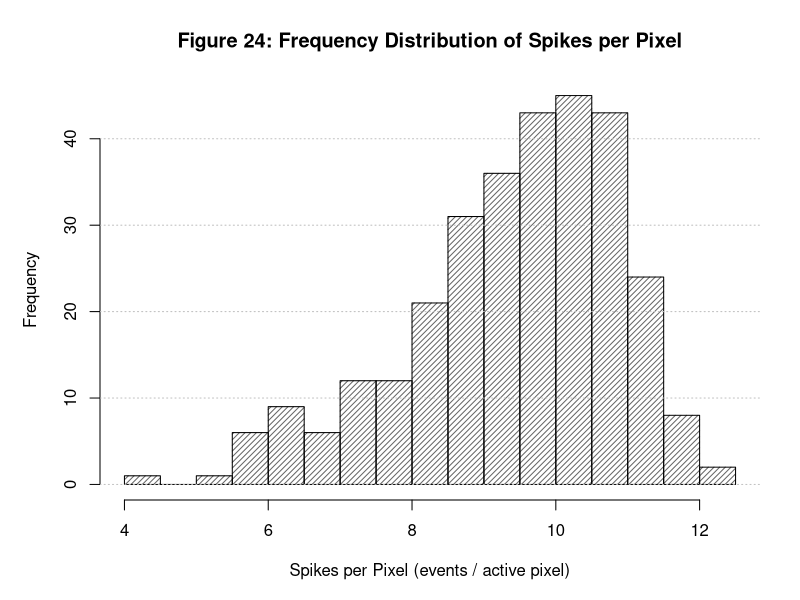

This chart was generated by the following R code:
# =====================================================================
# Figure 24: Distribution of Spikes per Pixel (Descriptive) - B&W / Print-Optimized
# =====================================================================

dir.create("figures", showWarnings = FALSE)
nmnist_data <- read.csv("nmnist_features.csv")

cat("Generating Figure 24: Histogram of Spikes Per Pixel...\n")
png("figures/fig24_spikes_per_pixel_hist.png", width = 2400, height = 1800, res = 300)
par(mar = c(5, 5, 4, 2))

hist(nmnist_data$spikes_per_pixel, 
     breaks = 25, 
     col = "gray40", 
     density = 25,
     angle = 45,
     border = "black",
     main = "Figure 24: Frequency Distribution of Spikes per Pixel", 
     xlab = "Spikes per Pixel (events / active pixel)", 
     ylab = "Frequency",
     cex.main = 1.2, cex.lab = 1.0)

grid(nx = NA, ny = NULL, col = "gray75", lty = "dotted")
dev.off()

cat("Successfully generated figures/fig24_spikes_per_pixel_hist.png\n")
